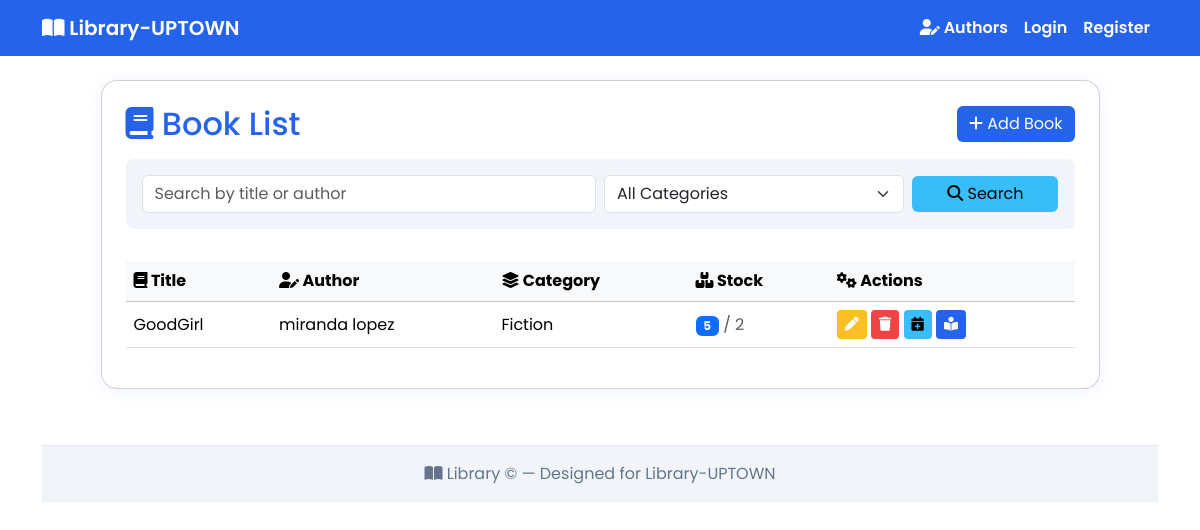
Before: /library/books/ with the older database file.
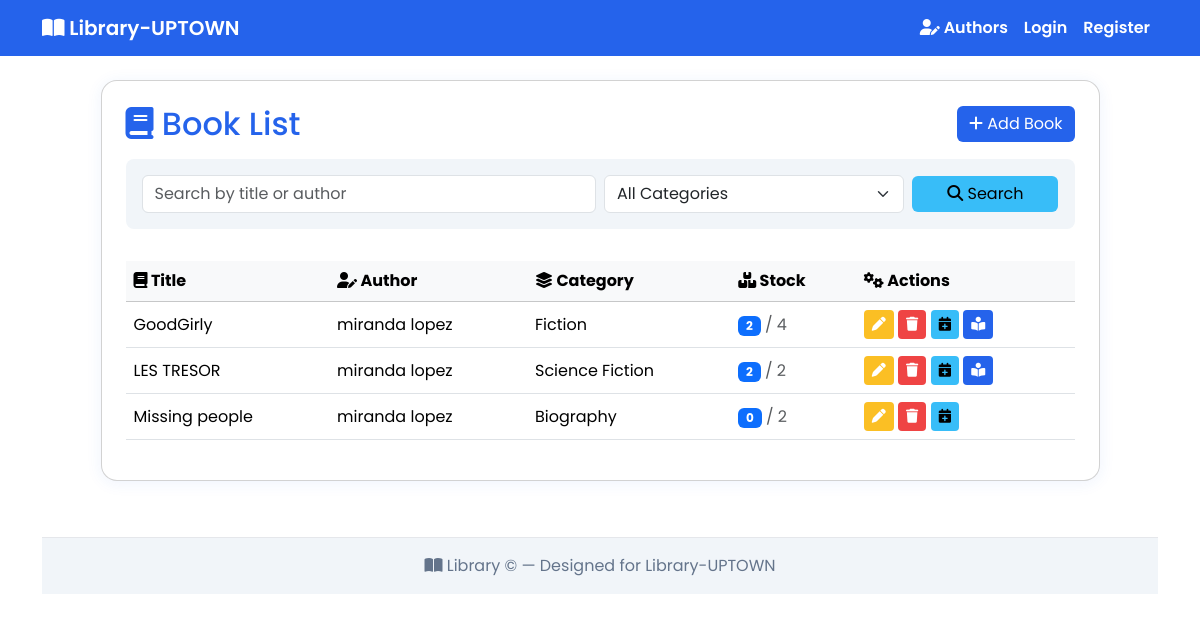
After: the same page with the newer database file.
### library/models.py (models this page shows, shortened)
class Book(models.Model):
    CATEGORY_CHOICES = [
        ('FICTION', 'Fiction'),
        ('SCI-FI', 'Science Fiction'),
        ('BIOGRAPHY', 'Biography'),
        ('EDUCATION', 'Education')
    ]
    category = models.CharField(
        max_length=20,
        choices=CATEGORY_CHOICES,
        default='FICTION'
    )
    title = models.CharField(max_length=200)
    author = models.ForeignKey(Author, on_delete=models.CASCADE, related_name='books')
    isbn = models.CharField(
        'ISBN',
        max_length=13,
        unique=True,
        validators=[MinLengthValidator(13)]
    )
    publication_date = models.DateField()
    quantity = models.PositiveIntegerField(default=1)
    available = models.PositiveIntegerField(default=1)
    class Meta:
        ordering = ['title']

class Author(models.Model):
    first_name = models.CharField(max_length=100)
    last_name = models.CharField(max_length=100)
    birth_date = models.DateField(null=True, blank=True)
    biography = models.TextField(blank=True)
    def __str__(self):
        return f"{self.first_name} {self.last_name}"
    class Meta:
        ordering = ['last_name', 'first_name']

### library/views.py (the view)
# urls.py: path('books/', views.BookListView.as_view(), name='book-list'),
class BookListView(ListView):
    model = Book
    template_name = 'library/book_list.html'
    context_object_name = 'books'
    paginate_by = 10

### library/templates/library/book_list.html (shortened to what this page needs)
{% extends 'base.html' %}
{% block extra_head %}
<link rel="stylesheet" href="https://cdnjs.cloudflare.com/ajax/libs/font-awesome/6.5.0/css/all.min.css">
{% endblock %}
{% block content %}
<div class="container">
    <div class="row justify-content-center">
        <div class="col-lg-11">
            <div class="card p-4 mb-4">
                <div class="d-flex justify-content-between align-items-center mb-3">
                    <h2 class="mb-0" style="color:#2563eb;">
                        <i class="fa-solid fa-book"></i> Book List
                    </h2>
                    <a href="{% url 'library:book-create' %}" class="btn btn-primary">
                        <i class="fa-solid fa-plus"></i> Add Book
                    </a>
                </div>
                <form method="get" action="{% url 'library:book-search' %}" class="search-bar">
                    <div class="row g-2 align-items-center">
                        <div class="col-md-6">
                            <input type="text" name="q" class="form-control" placeholder="Search by title or author">
                        </div>
                        <div class="col-md-4">
                            <select name="category" class="form-select">
                                <option value="">All Categories</option>
                            </select>
                        </div>
                        <div class="col-md-2">
                            <button type="submit" class="btn btn-info w-100">
                                <i class="fa-solid fa-magnifying-glass"></i> Search
                            </button>
                        </div>
                    </div>
                </form>
                <div class="table-responsive">
                    <table class="table table-hover align-middle">
                        <thead class="table-light">
                            <tr>
                                <th><i class="fa-solid fa-book"></i> Title</th>
                                <th><i class="fa-solid fa-user-pen"></i> Author</th>
                                <th><i class="fa-solid fa-layer-group"></i> Category</th>
                                <th><i class="fa-solid fa-boxes-stacked"></i> Stock</th>
                                <th><i class="fa-solid fa-gears"></i> Actions</th>
                            </tr>
                        </thead>
                        <tbody>
                            {% for book in books %}
                            <tr>
                                <td>{{ book.title }}</td>
                                <td>{{ book.author }}</td>
                                <td>{{ book.get_category_display }}</td>
                                <td>
                                    <span class="badge bg-primary">{{ book.available }}</span>
                                    <span class="text-muted">/ {{ book.quantity }}</span>
                                </td>
                                <td>
                                    <a href="{% url 'library:book-update' book.pk %}" class="btn btn-sm btn-warning" title="Edit">
                                        <i class="fa-solid fa-pen"></i>
                                    </a>
                                    <a href="{% url 'library:book-delete' book.pk %}" class="btn btn-sm btn-danger" title="Delete">
                                        <i class="fa-solid fa-trash"></i>
                                    </a>
                                    <a href="{% url 'library:reservation-add' %}?book={{ book.pk }}" class="btn btn-sm btn-info" title="Reserve">
                                        <i class="fa-solid fa-calendar-plus"></i>
                                    </a>
                                    {% if book.available > 0 %}
                                    <a href="{% url 'library:borrow-book' book.pk %}" class="btn btn-sm btn-primary" title="Borrow">
                                        <i class="fa-solid fa-book-reader"></i>
                                    </a>
                                    {% endif %}
                                </td>
                            </tr>
                            {% endfor %}
                        </tbody>
                    </table>
                </div>
            </div>
        </div>
    </div>
</div>
<footer class="footer">
    <div>
        <i class="fa-solid fa-book-open"></i> Library &copy; {{ now|date:"Y" }} — Designed for Library-UPTOWN
    </div>
</footer>
{% endblock %}

### library/templates/base.html (shortened to what this page needs)
<!DOCTYPE html>
<html lang="en">
<head>
    <link href="https://cdn.jsdelivr.net/npm/bootstrap@5.3.3/dist/css/bootstrap.min.css" rel="stylesheet">
    <link rel="stylesheet" href="https://cdnjs.cloudflare.com/ajax/libs/font-awesome/6.5.0/css/all.min.css">
    {% block extra_head %}{% endblock %}
</head>
<body>
    <nav class="navbar navbar-expand-lg mb-4">
        <div class="container">
            <a class="navbar-brand" href="{% url 'library:book-list' %}">
                <i class="fa-solid fa-book-open"></i> Library-UPTOWN
            </a>
            <div class="ms-auto navbar-text d-flex align-items-center">
                <a href="{% url 'library:author-list' %}" class="nav-link d-inline px-2">
                    <i class="fa-solid fa-user-pen"></i> Authors
                </a>
                {% if user.is_authenticated %}
                    <i class="fa-solid fa-user"></i> {{ user.username }}
                    <a href="{% url 'logout' %}" class="nav-link d-inline px-2">Logout</a>
                {% else %}
                    <a href="{% url 'login' %}" class="nav-link d-inline px-2">Login</a>
                    <a href="{% url 'library:register' %}" class="nav-link d-inline px-2">Register</a>
                {% endif %}
            </div>
        </div>
    </nav>
    <div class="container">
        {% block content %}{% endblock %}
    </div>
</body>
</html>

### library/templates/base.html (style rules this page uses)
body, .navbar, .card, .table, .form-control, .form-select, .btn { font-family: 'Poppins', Arial, sans-serif; }
.navbar { background: #2563eb; }
.navbar-brand, .nav-link, .navbar-text { color: #fff !important; font-weight: 600; }

### library/templates/library/book_list.html (style rules this page uses)
body, .navbar, .card, .table, .form-control, .form-select, .btn { font-family: 'Poppins', Arial, sans-serif; }
.navbar { background: #2563eb; }
.navbar-brand, .nav-link, .navbar-text { color: #fff !important; font-weight: 600; }
.footer { background: #f1f5f9; color: #64748b; padding: 1rem 0; text-align: center; margin-top: 2rem; border-top: 1px solid #e5e7eb; }
.card { border-radius: 1rem; box-shadow: 0 2px 16px rgba(37, 99, 235, 0.08); background: #fff; }
.table th, .table td { vertical-align: middle; }
.btn-primary, .btn-info, .btn-warning, .btn-danger { border: none; }
.btn-primary { background: #2563eb; }
.btn-info { background: #38bdf8; }
.btn-warning { background: #fbbf24; color: #fff; }
.btn-danger { background: #ef4444; }
.search-bar { background: #f1f5f9; border-radius: .5rem; padding: 1rem; margin-bottom: 2rem; }

Changed rows visible on the page:
changed Book "Fiction": title "GoodGirl" → "GoodGirly"; available "5" → "2"; quantity "2" → "4"
added Book: title "LES TRESOR", author "miranda lopez", category "Science Fiction", available "2", quantity "2"
added Book: title "Missing people", author "miranda lopez", category "Biography", available "0", quantity "2"
